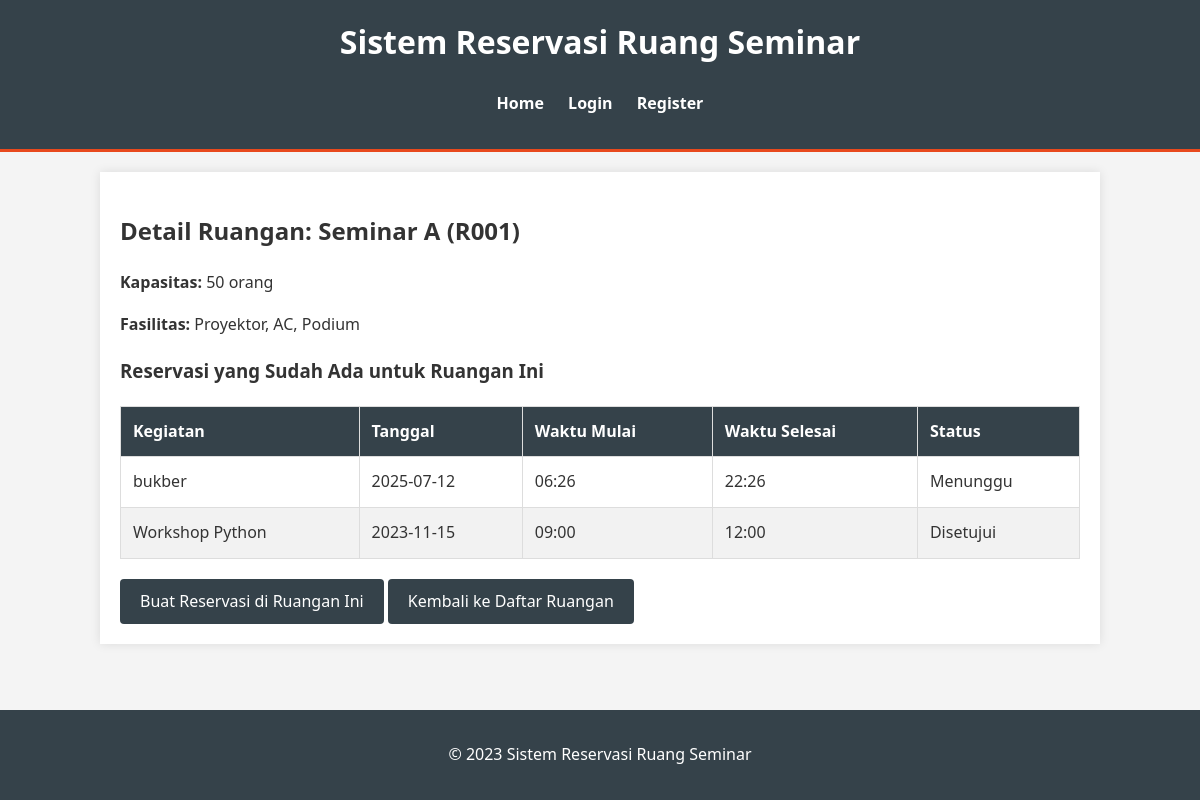
Screenshot of /ruangan/R001 with the database file from the repository.
### app.py (models this page shows, shortened)
class Reservation(db.Model):
    id = db.Column(db.Integer, primary_key=True)
    user_id = db.Column(db.Integer, db.ForeignKey('user.id'), nullable=False)
    ruangan_id = db.Column(db.String(10), nullable=False) # R001, R002, etc.
    nama_kegiatan = db.Column(db.String(200), nullable=False)
    tanggal = db.Column(db.String(10), nullable=False) # YYYY-MM-DD
    waktu_mulai = db.Column(db.String(5), nullable=False) # HH:MM
    waktu_selesai = db.Column(db.String(5), nullable=False) # HH:MM
    peserta = db.Column(db.Integer, nullable=False)
    status = db.Column(db.String(20), nullable=False, default='Menunggu') # Menunggu, Disetujui, Ditolak

### app.py (the view)
@app.route('/ruangan/<ruangan_id>')
def detail_ruangan(ruangan_id):
    if ruangan_id not in ruangan:
        flash('Ruangan tidak ditemukan!', 'danger')
        return redirect(url_for('index'))
    room_info = ruangan[ruangan_id]
    room_reservations = Reservation.query.filter_by(ruangan_id=ruangan_id).order_by(Reservation.tanggal.desc(), Reservation.waktu_mulai.desc()).all()
    return render_template('detail_ruangan.html',
                           ruangan_id=ruangan_id,
                           ruangan=room_info,
                           reservations=room_reservations)

### templates/detail_ruangan.html (shortened to what this page needs)
    {% extends "base.html" %}
    {% block content %}
        <h2>Detail Ruangan: {{ ruangan['nama'] }} ({{ ruangan_id }})</h2>
        <p><strong>Kapasitas:</strong> {{ ruangan['kapasitas'] }} orang</p>
        <p><strong>Fasilitas:</strong> {{ ruangan['fasilitas'] }}</p>
        <h3>Reservasi yang Sudah Ada untuk Ruangan Ini</h3>
        {% if reservations %}
            <table>
                <thead>
                    <tr>
                        <th>Kegiatan</th>
                        <th>Tanggal</th>
                        <th>Waktu Mulai</th>
                        <th>Waktu Selesai</th>
                        <th>Status</th>
                    </tr>
                </thead>
                <tbody>
                    {% for res in reservations %}
                        <tr>
                            <td>{{ res.nama_kegiatan }}</td>
                            <td>{{ res.tanggal }}</td>
                            <td>{{ res.waktu_mulai }}</td>
                            <td>{{ res.waktu_selesai }}</td>
                            <td class="status-{{ res.status|lower }}">
                                {{ res.status }}
                            </td>
                        </tr>
                    {% endfor %}
                </tbody>
            </table>
        {% else %}
            <p>Belum ada reservasi untuk ruangan ini.</p>
        {% endif %}
        <a href="{{ url_for('reservasi') }}" class="btn">Buat Reservasi di Ruangan Ini</a>
        <a href="{{ url_for('index') }}" class="btn">Kembali ke Daftar Ruangan</a>
    {% endblock %}

### static/css/style.css (style rules this page uses)
body { font-family: 'Segoe UI', Tahoma, Geneva, Verdana, sans-serif; line-height: 1.6; margin: 0; padding: 0; background-color: #f4f4f4; color: #333; }
button, .btn { display: inline-block; background: #35424a; color: #ffffff; padding: 10px 20px; border: none; border-radius: 4px; cursor: pointer; text-decoration: none; }
table { width: 100%; border-collapse: collapse; margin: 20px 0; }
table, th, td { border: 1px solid #ddd; }
th, td { padding: 12px; text-align: left; }
th { background-color: #35424a; color: white; }
tr:nth-child(even) { background-color: #f2f2f2; }

### rows the page displays
Reservation: nama_kegiatan "bukber", tanggal "2025-07-12", waktu_mulai "06:26", waktu_selesai "22:26", status "Menunggu"
Reservation: nama_kegiatan "Workshop Python", tanggal "2023-11-15", waktu_mulai "09:00", waktu_selesai "12:00", status "Disetujui"

### other values shown
{{ ruangan['nama'] }} "Seminar A"
{{ ruangan_id }} "R001"
{{ ruangan['kapasitas'] }} "50"
{{ ruangan['fasilitas'] }} "Proyektor, AC, Podium"
